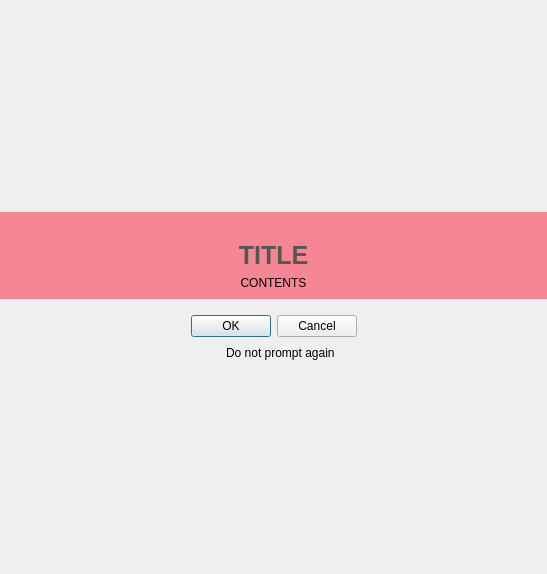
<?xml version="1.0" encoding="UTF-8"?>
<ui version="4.0">
 <class>MessageOverlay</class>
 <widget class="QDialog" name="MessageOverlay">
  <property name="windowModality">
   <enum>Qt::WindowModal</enum>
  </property>
  <property name="geometry">
   <rect>
    <x>0</x>
    <y>0</y>
    <width>547</width>
    <height>574</height>
   </rect>
  </property>
  <property name="windowTitle">
   <string>Dialog</string>
  </property>
  <property name="windowOpacity">
   <double>0.000000000000000</double>
  </property>
  <layout class="QGridLayout" name="gridLayout">
   <property name="leftMargin">
    <number>0</number>
   </property>
   <property name="topMargin">
    <number>0</number>
   </property>
   <property name="rightMargin">
    <number>0</number>
   </property>
   <property name="bottomMargin">
    <number>0</number>
   </property>
   <property name="spacing">
    <number>0</number>
   </property>
   <item row="0" column="0">
    <layout class="QVBoxLayout" name="verticalStack">
     <property name="spacing">
      <number>6</number>
     </property>
     <item>
      <spacer name="verticalSpacer">
       <property name="orientation">
        <enum>Qt::Vertical</enum>
       </property>
       <property name="sizeHint" stdset="0">
        <size>
         <width>20</width>
         <height>40</height>
        </size>
       </property>
      </spacer>
     </item>
     <item>
      <widget class="QWidget" name="translucentColorSlice" native="true">
       <property name="styleSheet">
        <string notr="true">background-color: rgba(254, 30, 55, 128);</string>
       </property>
       <layout class="QVBoxLayout" name="verticalLayout">
        <item>
         <layout class="QHBoxLayout" name="horizontalLayout">
          <property name="spacing">
           <number>0</number>
          </property>
          <property name="bottomMargin">
           <number>0</number>
          </property>
          <item>
           <widget class="ScaledLabel" name="notificationImage">
            <property name="sizePolicy">
             <sizepolicy hsizetype="Preferred" vsizetype="Fixed">
              <horstretch>0</horstretch>
              <verstretch>0</verstretch>
             </sizepolicy>
            </property>
            <property name="maximumSize">
             <size>
              <width>100</width>
              <height>100</height>
             </size>
            </property>
            <property name="styleSheet">
             <string notr="true">background-color: rgba(255, 255, 255, 0);</string>
            </property>
            <property name="text">
             <string/>
            </property>
            <property name="pixmap">
             <pixmap>:/assets/third_party/ionicons/alert-circled.svg</pixmap>
            </property>
            <property name="scaledContents">
             <bool>true</bool>
            </property>
            <property name="alignment">
             <set>Qt::AlignHCenter|Qt::AlignTop</set>
            </property>
           </widget>
          </item>
         </layout>
        </item>
        <item>
         <widget class="ScaledLabel" name="titleLabel">
          <property name="sizePolicy">
           <sizepolicy hsizetype="Preferred" vsizetype="Fixed">
            <horstretch>0</horstretch>
            <verstretch>0</verstretch>
           </sizepolicy>
          </property>
          <property name="font">
           <font>
            <pointsize>19</pointsize>
            <weight>75</weight>
            <bold>true</bold>
           </font>
          </property>
          <property name="styleSheet">
           <string notr="true">color: rgb(85, 87, 83);
background-color: rgba(255, 255, 255, 0);</string>
          </property>
          <property name="text">
           <string>TITLE</string>
          </property>
          <property name="alignment">
           <set>Qt::AlignCenter</set>
          </property>
         </widget>
        </item>
        <item>
         <widget class="ScaledLabel" name="notificationTextLabel">
          <property name="sizePolicy">
           <sizepolicy hsizetype="Minimum" vsizetype="Fixed">
            <horstretch>0</horstretch>
            <verstretch>0</verstretch>
           </sizepolicy>
          </property>
          <property name="styleSheet">
           <string notr="true">background-color: rgba(255, 255, 255, 0);</string>
          </property>
          <property name="text">
           <string>CONTENTS</string>
          </property>
          <property name="textFormat">
           <enum>Qt::AutoText</enum>
          </property>
          <property name="scaledContents">
           <bool>false</bool>
          </property>
          <property name="alignment">
           <set>Qt::AlignHCenter|Qt::AlignTop</set>
          </property>
          <property name="wordWrap">
           <bool>true</bool>
          </property>
         </widget>
        </item>
       </layout>
      </widget>
     </item>
     <item>
      <layout class="QHBoxLayout" name="horizontalLayout_3">
       <property name="topMargin">
        <number>10</number>
       </property>
       <item>
        <spacer name="horizontalSpacer_3">
         <property name="orientation">
          <enum>Qt::Horizontal</enum>
         </property>
         <property name="sizeHint" stdset="0">
          <size>
           <width>40</width>
           <height>20</height>
          </size>
         </property>
        </spacer>
       </item>
       <item>
        <layout class="QHBoxLayout" name="buttonHost">
         <property name="spacing">
          <number>20</number>
         </property>
         <property name="sizeConstraint">
          <enum>QLayout::SetDefaultConstraint</enum>
         </property>
         <property name="leftMargin">
          <number>0</number>
         </property>
         <property name="topMargin">
          <number>0</number>
         </property>
         <property name="rightMargin">
          <number>0</number>
         </property>
         <property name="bottomMargin">
          <number>0</number>
         </property>
         <item>
          <widget class="QDialogButtonBox" name="button_box">
           <property name="sizePolicy">
            <sizepolicy hsizetype="Fixed" vsizetype="Fixed">
             <horstretch>0</horstretch>
             <verstretch>0</verstretch>
            </sizepolicy>
           </property>
           <property name="standardButtons">
            <set>QDialogButtonBox::Cancel|QDialogButtonBox::Ok</set>
           </property>
          </widget>
         </item>
        </layout>
       </item>
       <item>
        <spacer name="horizontalSpacer_4">
         <property name="orientation">
          <enum>Qt::Horizontal</enum>
         </property>
         <property name="sizeHint" stdset="0">
          <size>
           <width>40</width>
           <height>20</height>
          </size>
         </property>
        </spacer>
       </item>
      </layout>
     </item>
     <item>
      <layout class="QHBoxLayout" name="horizontalLayout_2">
       <item>
        <spacer name="horizontalSpacer">
         <property name="orientation">
          <enum>Qt::Horizontal</enum>
         </property>
         <property name="sizeHint" stdset="0">
          <size>
           <width>40</width>
           <height>20</height>
          </size>
         </property>
        </spacer>
       </item>
       <item>
        <widget class="QCheckBox" name="dontAskAgainButton">
         <property name="styleSheet">
          <string notr="true">background-color: rgba(255, 255, 255, 0);</string>
         </property>
         <property name="text">
          <string>Do not prompt again</string>
         </property>
        </widget>
       </item>
       <item>
        <spacer name="horizontalSpacer_2">
         <property name="orientation">
          <enum>Qt::Horizontal</enum>
         </property>
         <property name="sizeHint" stdset="0">
          <size>
           <width>40</width>
           <height>20</height>
          </size>
         </property>
        </spacer>
       </item>
      </layout>
     </item>
     <item>
      <spacer name="verticalSpacer_2">
       <property name="orientation">
        <enum>Qt::Vertical</enum>
       </property>
       <property name="sizeHint" stdset="0">
        <size>
         <width>20</width>
         <height>40</height>
        </size>
       </property>
      </spacer>
     </item>
    </layout>
   </item>
  </layout>
 </widget>
 <customwidgets>
  <customwidget>
   <class>ScaledLabel</class>
   <extends>QLabel</extends>
   <header>custom_widgets/scaled_label.h</header>
   <container>1</container>
  </customwidget>
 </customwidgets>
 <resources/>
 <connections/>
</ui>
